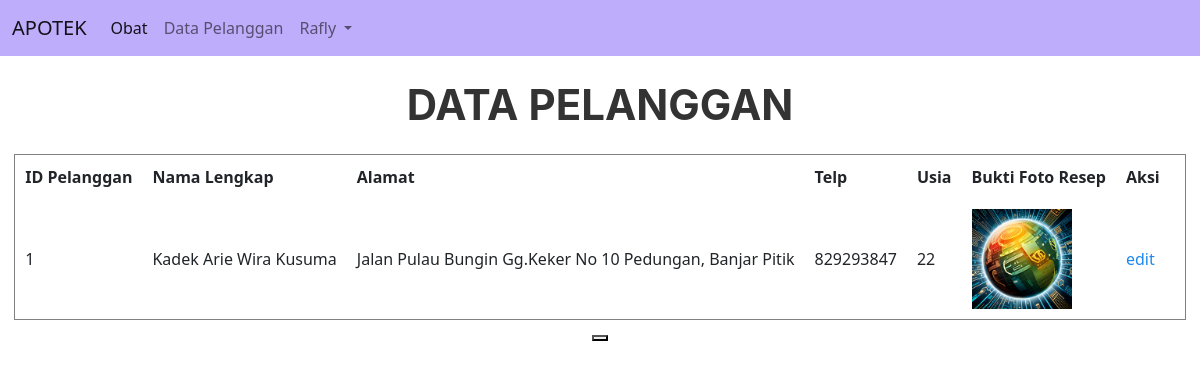
/view/dashboard.php?page=pelanggan (signed in), run on the app's committed database.
### tables this page shows
CREATE TABLE `tb_pelanggan` (
  `idpelanggan` int(4) NOT NULL,
  `namalengkap` varchar(50) NOT NULL,
  `alamat` varchar(100) NOT NULL,
  `telp` int(15) NOT NULL,
  `usia` int(3) NOT NULL,
  `buktifotoresep` varchar(255) NOT NULL
);

### view/view_pelanggan.php (the view, shortened to what this page needs)
<center>
    <h1 class="mt-4"><b>DATA PELANGGAN</b></h1>
    <table class="mt-4" border="1" cellpadding="10" cellspacing="0">
        <tr>
            <th>ID Pelanggan</th>
            <th>Nama Lengkap</th>
            <th>Alamat</th>
            <th>Telp</th>
            <th>Usia</th>
            <th>Bukti Foto Resep</th>
            <th colspan="2">Aksi</th>
        </tr>
        <?php
            $query = mysqli_query($koneksi, "SELECT * FROM tb_pelanggan ORDER BY idpelanggan DESC");
                while($baris = mysqli_fetch_assoc($query)){
            ?>
        <tr>
            <td><?= $baris['idpelanggan'];?></td>
            <td><?= $baris['namalengkap'];?></td>
            <td><?= $baris['alamat'];?></td>
            <td><?= $baris['telp'];?></td>
            <td><?= $baris['usia'];?></td>
            <td><img src="../gambar/<?= $baris['buktifotoresep'];?>" alt="" width="100px" height="100px"></td>
            <td><a href="../update/edit_pelanggan.php?idpelanggan=<?= $baris['idpelanggan'];?>">edit</a></td>
            <?php
                $idpelanggan = $baris['idpelanggan'];
                $hide_delete = mysqli_query($koneksi, "SELECT COUNT(*) as total FROM tb_transaksi INNER JOIN tb_pelanggan USING(idpelanggan) WHERE idpelanggan = $idpelanggan");
                $cek = mysqli_fetch_row($hide_delete);
                if($cek['0']==0){
                ?>
            <td><a href="../delete/delete_pelanggan.php?idpelanggan=<?= $baris['idpelanggan'];?>">Delete</a></td>
            <?php
                }else{
                    echo "<td></td>";
                }
                ?>
        </tr>
        <?php
            }
            ?>
    </table>
    <button>
    </button>
</center>

### data on the page
tb_pelanggan: idpelanggan "1", namalengkap "Kadek Arie Wira Kusuma", alamat "Jalan Pulau Bungin Gg.Keker No 10 Pedungan, Banjar Pitik", telp "829293847", usia "22", buktifotoresep (picture)

### other printed values
$_SESSION['username'] "Rafly"
